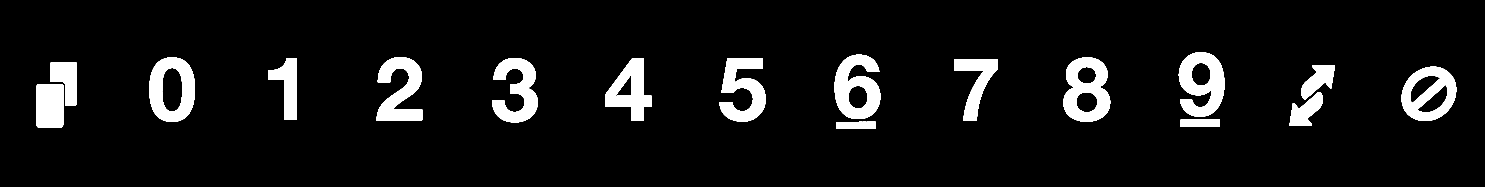
#> input picture templates/templateReal.png, 16328 x 2048 px (shown at 1/11 size)
$ python calibrationOnNano.py
#> lines starting #> are read from the running program, lines starting #| are printed output that depends on the picture; after the words box and inside, x2 and y2 are one past the last pixel; in counts of white or black regions, pixels touching at a corner belong together; pictures that were not available may be replaced by others from this repository, and a replacement may not be noted
### myOwnLibrary.py
import numpy as np
from numpy import asanyarray as ana
import cv2
import feedForwardybackwards as cnn

from matplotlib import pyplot as plt

from scipy import signal
from PIL import Image
# import numba

scaling = 1
cameraWidth = 3264//scaling
cameraHeight = 2464//scaling

boardSize = ()

guessIndex = ['+', *[f'{i}' for i in range(10)], 'r', 's']
template = ana(Image.open('templates/templateReal.png'))[::8,::8]
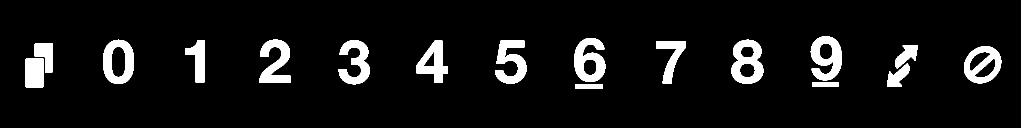
#> template: shape (256, 2041) (shown at 1/2 size); 7.4% white; 17 white regions, largest, box (x1, y1, x2, y2) and area: (1463, 79, 1527, 168) 3382, (1148, 76, 1211, 164) 3319, (1621, 72, 1684, 161) 3311
templateCut = ana(Image.open('templates/templateCutReal.png'))[::8,::8]
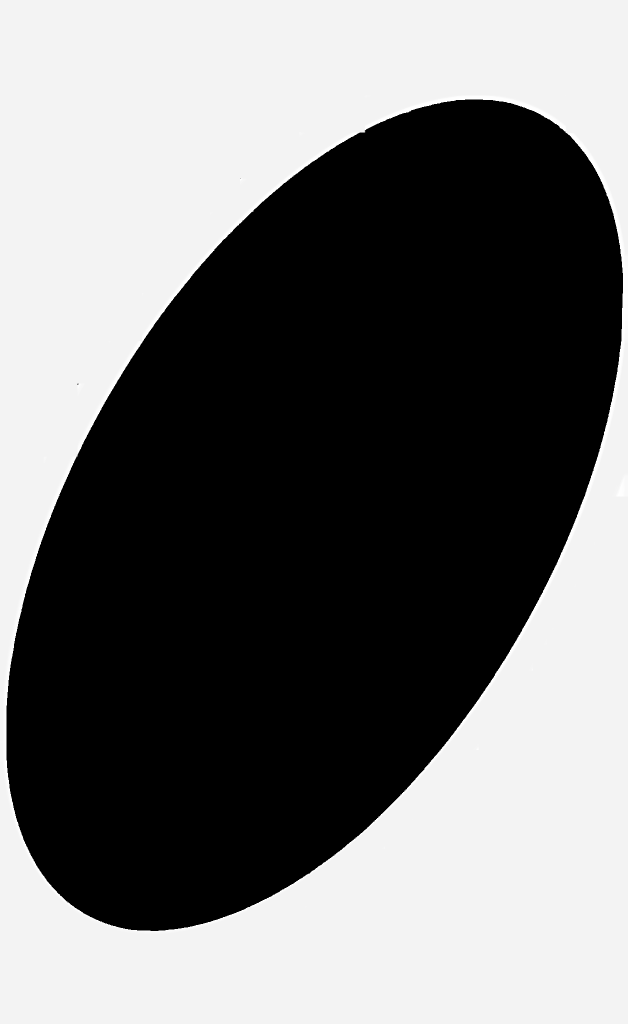
#> input picture templates/templateCutReal.png, 1256 x 2048 px (shown at 1/2 size)
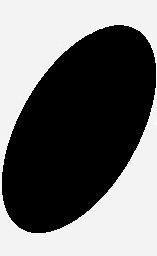
#> templateCut: shape (256, 157); min 0, max 255, mean 113.2
templateCut = np.where(templateCut > 200)
#> templateCut = 18712 positions, rows 0 to 255, columns 0 to 156

dist = ana([-0.0639733628476694, -0.059022840140777, 0, 0, 0.0238818089164303])
mtx = ana([
    [1.734239392051136E3,0,1.667798059392088E3],
    [0,1.729637617052701E3,1.195682065165660E3],
    [0,0,1],
])
deck = []
lookUp = ['0','1','2','3','4','5','6','7','8','9','+','r','s']
angleLookUp = np.load('angleLUT.npy')
#> (reads angleLUT.npy from the repository)
for i in ['r','g','b','y']:
    for j in lookUp:
        deck.append(f'{i}{j}')
# deck.append('w') #Add the wild card, ignoring this shi for now


# [15 lines left out: function normaliseLAB, not called in this run]

def linear_interpolate(v1, v2, fraction):
    return (1 - fraction) * v1 + fraction * v2

# [165 lines left out: functions drawCircle, bilinear_interpolation, scaleImage, UVGrid, rot90, arucoCorners and 4 more, not called in this run]

def rgb2gray(image):
    '''Standard'''
    return np.dot(image[..., :3], [0.2989, 0.5870, 0.1140])

# [100 lines left out: functions rgb2hsv, threshHold, onCardLines, boundingBox, getRadius, rotate and 1 more, not called in this run]

def getRatio(t,b,l,r):
    return (r-l)/(b-t)

def angleLUT(ratio):
    angle = (np.argmin(np.abs(angleLookUp - ratio)))/20
    return angle

# [225 lines left out: functions isolateCard, adjust_contrast, increase_saturation, getCardColour, getCardValue, getRotation and 3 more, not called in this run]

def closestValueInSet(value, setOfValues):
    '''MY OWN but insignificant'''
    return np.argmin(np.abs(setOfValues - value))

# [17 lines left out: functions gaussianKernelGenerator, generateGrid, not called in this run]

# @numba.jit(nopython = True)
def distortionMap(distotionCoefficients = dist, mtx = mtx, width = cameraWidth, height = cameraHeight):
    '''MY OWN and standard'''
    K1 = distotionCoefficients[0]
    K2 = distotionCoefficients[1]
    K3 = distotionCoefficients[4]

    xc = mtx[0][2]
    yc = mtx[1][2]
    fx = mtx[0][0]
    fy = mtx[1][1]
    xd,yd = np.meshgrid(np.arange(width), np.arange(height))

    xu = (xd - xc) / fx
    yu = (yd - yc) / fy
    r2 = xu**2 + yu**2
    xu = xu/(1 + K1*r2 + K2*(r2**2) + K3*(r2**3))
    yu = yu/(1 + K1*r2 + K2*(r2**2) + K3*(r2**3))
    xu = xu*fx + xc
    yu = yu*fy + yc
    yu -= yu.min()
    yu /= yu.max()
    yu *= height-1
    xu -= xu.min()
    xu /= xu.max()
    xu *= width-1

    coordinateMatrix = np.stack((yd,xd), axis=-1)
    xu = xu.astype(int)
    yu = yu.astype(int)
    mask = np.ones((height, width), dtype=bool)
    mask[yu, xu] = False
    inverse = np.zeros((height, width, 2), dtype=int)
    inverse[yu, xu] = coordinateMatrix[yd,xd]

    for i, row in enumerate(mask):
        for j, val in enumerate(row):
            if val and i < height-1 and j < width-1:
                    inverse[i,j] = inverse[i,j+1]

    yu = inverse[:,:,0]
    xu = inverse[:,:,1]

    return yu, xu

# [19 lines of commented-out code are left out]

def unwarpMap(src, dstWidth, dstHeight, imageWidth=cameraWidth, imageHeight=cameraHeight):
    '''MY OWN/REFINED BY GPT'''
    if type(src) != np.ndarray:
        src = ana(src)

    # Destination points (corners of the output image)
    dst = np.array([[0, 0], [0, dstHeight-1], [dstWidth-1, dstHeight-1], [dstWidth-1, 0]])

    # Compute homography matrix
    H = find_homography(src, dst)
    H_inv = np.linalg.inv(H)

    # Generate grid of destination image coordinates
    xd, yd = np.meshgrid(np.arange(dstWidth), np.arange(dstHeight))

    # Convert the grid into homogeneous coordinates (flatten the arrays)
    ones = np.ones_like(xd)
    dst_points = np.stack([xd.ravel(), yd.ravel(), ones.ravel()], axis=0)

    # Apply the inverse homography to the entire grid
    transformed_points = np.dot(H_inv, dst_points)

    # Normalize by the third (homogeneous) coordinate
    transformed_points /= transformed_points[2, :]

    # Get the transformed (x, y) coordinates
    x_transformed = transformed_points[0].reshape(dstHeight, dstWidth)
    y_transformed = transformed_points[1].reshape(dstHeight, dstWidth)

    # Clip the coordinates to be within the image bounds
    x_transformed = np.clip(x_transformed, 0, imageWidth - 1).astype(int)
    y_transformed = np.clip(y_transformed, 0, imageHeight - 1).astype(int)

    # Return the mapping of destination image coordinates to source image coordinates
    return y_transformed, x_transformed

# [14 lines left out: function armCalibrationHomo, not called in this run]


# [20 lines of commented-out code are left out]

def find_homography(src_pts, dst_pts):
    '''STANDARD'''
    A = []
    for i in range(4):
        x, y = src_pts[i][0], src_pts[i][1]
        u, v = dst_pts[i][0], dst_pts[i][1]
        A.append([-x, -y, -1, 0, 0, 0, x*u, y*u, u])
        A.append([0, 0, 0, -x, -y, -1, x*v, y*v, v])

    A = np.array(A)
    # Solve Ah = 0 using SVD
    U, S, Vh = np.linalg.svd(A)
    H = Vh[-1,:].reshape(3,3)

    return H / H[2,2]  # Normalize so that h33 = 1

# [16 lines of commented-out code are left out]

def getFinalTransform(yw,xw,yu,xu):
    '''MY OWN'''
    temp = np.stack((yu, xu), axis=-1)
    temp = temp[yw, xw]
    y,x = temp[:,:,0],temp[:,:,1]
    return y,x

# [227 lines left out: functions FFT, rollRight, overlayImage, rotatePoints, convolveMultiplication, positive and 6 more, not called in this run]

def distance(point1, point2):
    return np.sqrt((point1[0]-point2[0])**2 + (point1[1]-point2[1])**2)

# [16 lines of commented-out code are left out]

def gstreamer_pipeline(
    sensor_id=0,
    capture_width=cameraWidth,
    capture_height=cameraHeight,
    display_width=cameraWidth,
    display_height=cameraHeight,
    framerate=1,
    flip_method=0,
):
    return (
        #
        'nvarguscamerasrc sensor-id=%d exposuretimerange=\"13400000 13400000\" gainrange=\"10 10\" aelock=true tnr-strength=1 ! '
        'video/x-raw(memory:NVMM), '
        'width=(int)%d, height=(int)%d, '
        'format=(string)NV12, framerate=(fraction)%d/1 ! '
        'nvvidconv flip-method=%d ! '
        'video/x-raw, width=(int)%d, height=(int)%d, format=(string)BGRx ! '
        'videoconvert ! '
        'video/x-raw, format=(string)BGR ! appsink drop=True' % (sensor_id,
                                                               capture_width, capture_height, framerate, flip_method,
                                                               display_width, display_height))

### calibrationOnNano.py
import numpy as np
from numpy import asanyarray as ana
import myOwnLibrary as myJazz
import cv2

def rawFootage():
    frameName = 'Framing Camera'
    video_capture = cv2.VideoCapture(myJazz.gstreamer_pipeline(flip_method=0), cv2.CAP_GSTREAMER)
    if video_capture.isOpened():
        try:
            window_handle = cv2.namedWindow(frameName, cv2.WINDOW_AUTOSIZE)
            while True:
                ret_val, frame = video_capture.read()
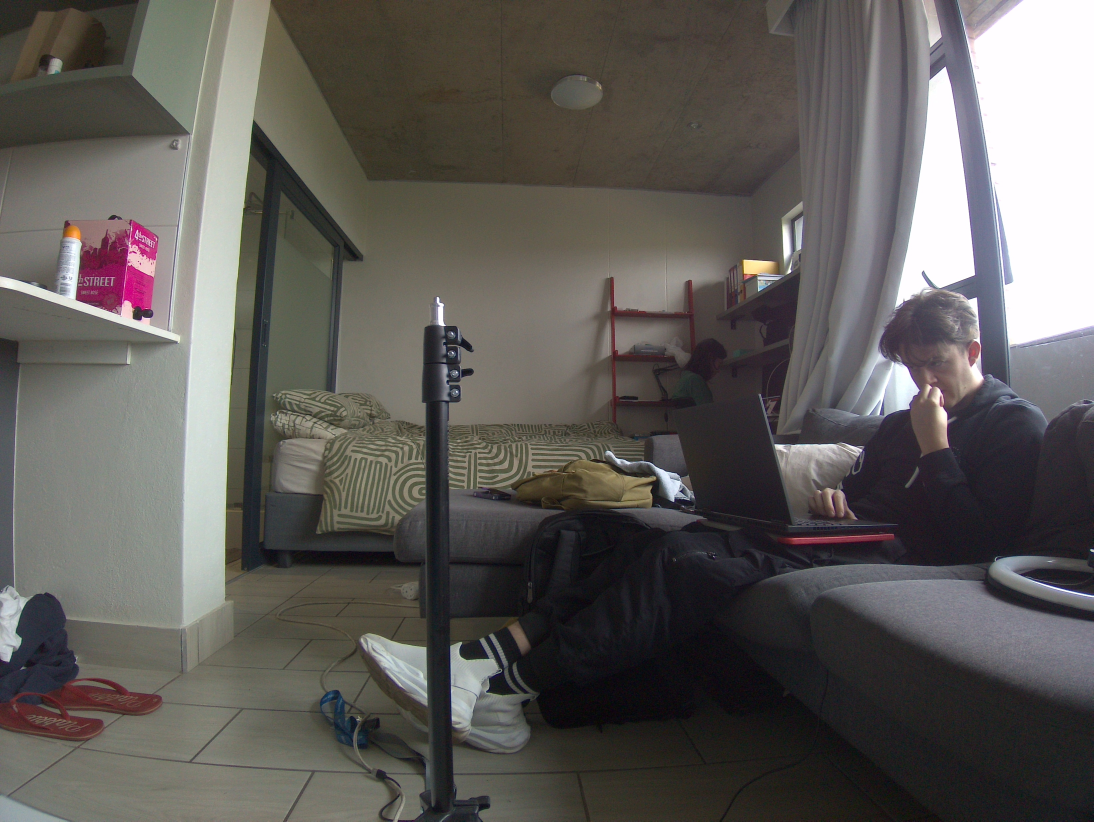
#> input picture test.jpg, 3280 x 2464 px, given in place of x-raw, format=(string)BGR ! appsink drop=True, which was not available (shown at 1/3 size)
#> frame is the input picture: shape (2464, 3280, 3); mean B, G, R 89.1, 92.4, 95.5

                if cv2.getWindowProperty(frameName, cv2.WND_PROP_AUTOSIZE) >= 0:
                    cv2.imshow(frameName,frame[::4,::4,:])
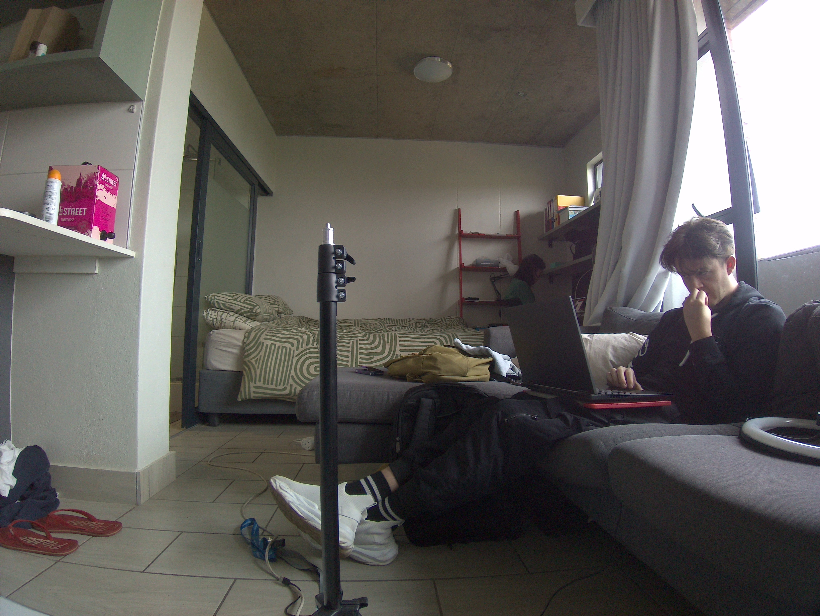
#> window 'Framing Camera': shape (616, 820, 3); mean B, G, R 89.1, 92.3, 95.5
                else:
                    break

                key = cv2.waitKey(10) & 0xFF
#> (key q is pressed here)
                if key == ord('1'):
                    break
        finally:
            video_capture.release()
            cv2.destroyAllWindows()
    else:
        print('Failed to open camera')

def unDistortedFootage():
    temp = 0
    frameName = 'Undistorted Frame'
    print('Calculating Distortion')
    yu, xu = myJazz.distortionMap()
    video_capture = cv2.VideoCapture(myJazz.gstreamer_pipeline(flip_method=0), cv2.CAP_GSTREAMER)
    if video_capture.isOpened():
        try:
            window_handle = cv2.namedWindow(frameName, cv2.WINDOW_AUTOSIZE)
            while True:
                ret_val, frame = video_capture.read()
                frame = frame[yu,xu]
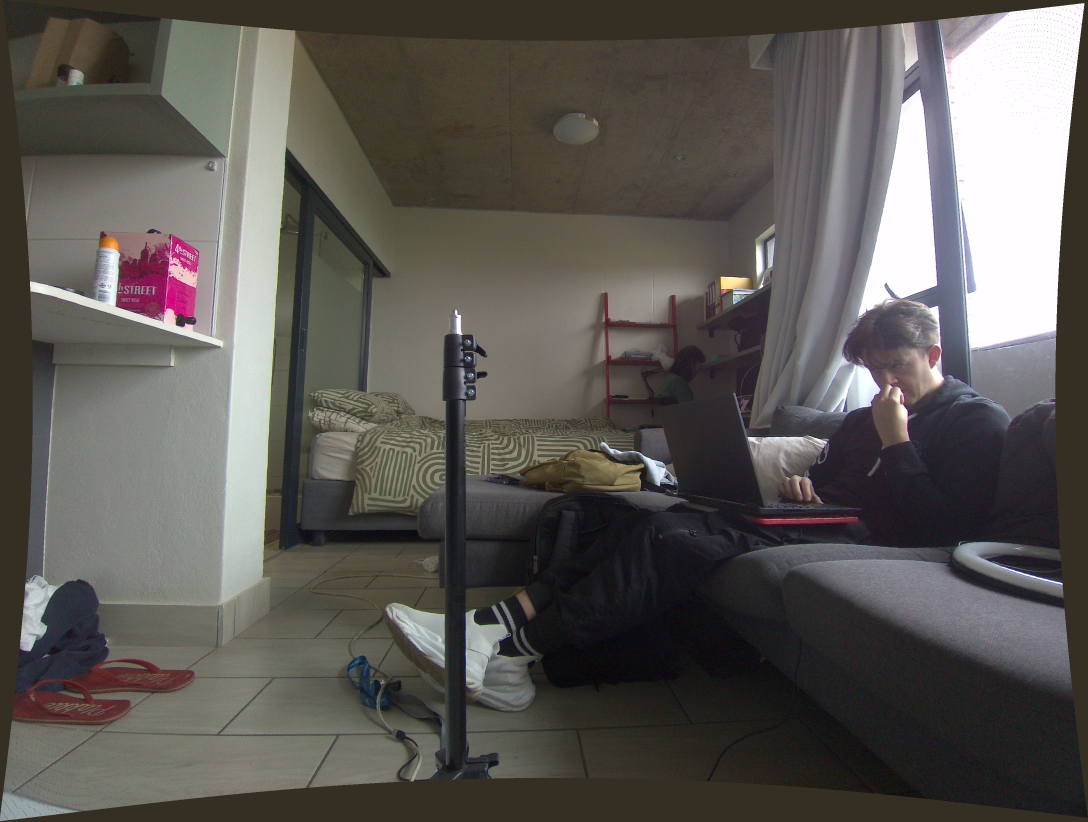
#> frame: shape (2464, 3264, 3) (shown at 1/3 size); mean B, G, R 84.9, 89, 92.4
                temp = frame.copy()

                if cv2.getWindowProperty(frameName, cv2.WND_PROP_AUTOSIZE) >= 0:
                    cv2.imshow(frameName,frame[::4,::4,:])
                else:
                    break

                key = cv2.waitKey(10) & 0xFF
                if key == ord('2'):
                    break
        finally:
            video_capture.release()
            cv2.destroyAllWindows()
            return temp
    else:
        print('Failed to open camera')

mouse_x, mouse_y = 0,0
def update_coordinates(event, x, y, flags, param):
    global mouse_x, mouse_y
    if event == cv2.EVENT_MOUSEMOVE:  # Mouse is moving
        if x > 0 and y > 0:
            mouse_x, mouse_y = x, y

def calculatePoints(og: np.ndarray):
    points = [[0,0],[0,0],[0,0],[0,0]]
    global mouse_x, mouse_y
    ySize, xSize = og.shape[0], og.shape[1]
#> ySize = 2464; xSize = 3264
    windowWidth = 301
    windowHeight = 301
    frameName = 'Undistorted Frame'
    try:
        window_handle = cv2.namedWindow(frameName, cv2.WINDOW_AUTOSIZE)
        cv2.setMouseCallback(frameName, update_coordinates)
        while True:
            scaleY, scaleX = int((ySize/windowHeight)*mouse_y), int((xSize/windowWidth)*mouse_x)
#> scaleY = 0; scaleX = 0
            frame = og[scaleY:scaleY+windowHeight, scaleX:scaleX+windowWidth, :].copy()
#> frame: shape (301, 301, 3)
            frame[150,:] = 255-frame[150,:]
            frame[:,150] = 255-frame[:,150]
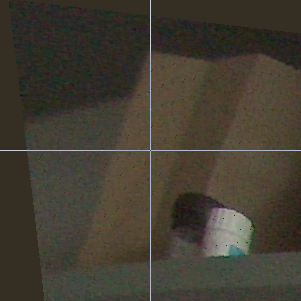
#> frame: shape (301, 301, 3); mean B, G, R 50.1, 61.6, 67.1
            if cv2.getWindowProperty(frameName, cv2.WND_PROP_AUTOSIZE) >= 0:
                cv2.imshow(frameName,frame)
            else:
                break
            key = cv2.waitKey(10) & 0xFF
            if key == ord('1'):
                points[0] = [scaleY+150,scaleX+150][:]
                print('top left')
            elif key == ord('2'):
                points[1] = [scaleY+150,scaleX+150][:]
                print('bottom left')
            elif key == ord('3'):
                points[2] = [scaleY+150,scaleX+150][:]
                print('bottom right')
            elif key == ord('4'):
                points[3] = [scaleY+150,scaleX+150][:]
                print('top right')
            elif key == ord('5'):
                for i in range(4):
                    points[i] = points[i][::-1]
                break

    finally:
        cv2.destroyAllWindows()
        return points

def finalFootage():
    yuw, xuw = np.load('yMap.npy'), np.load('xMap.npy')
    frameName = 'Final Board Frame'
    video_capture = cv2.VideoCapture(myJazz.gstreamer_pipeline(flip_method=0), cv2.CAP_GSTREAMER)
    if video_capture.isOpened():
        try:
            window_handle = cv2.namedWindow(frameName, cv2.WINDOW_AUTOSIZE)
            while True:
                ret_val, frame = video_capture.read()
                frame = frame[yuw,xuw]
                if cv2.getWindowProperty(frameName, cv2.WND_PROP_AUTOSIZE) >= 0:
                    cv2.imshow(frameName,frame[::2, ::2])
                else:
                    break

                key = cv2.waitKey(10) & 0xFF
                if key == ord('q'):
                    break
        finally:
            video_capture.release()
            cv2.destroyAllWindows()
    else:
        print('Failed to open camera')

if __name__ == '__main__':
    boardSize = (517*2, 605*2)
    print(myJazz.gstreamer_pipeline(flip_method=0))
    rawFootage()
    snap = unDistortedFootage()
    corners = calculatePoints(snap)
#> corners = [[0, 0], [0, 0], [0, 0], [0, 0]]
    yu,xu = myJazz.distortionMap()
    yw,xw = myJazz.unwarpMap(corners, *boardSize)
#> after the loop in find_homography, `for i in range(4):`: A = [[0, 0, -1, 0, 0, 0, 0, 0, 0], [0, 0, 0, 0, 0, -1, 0, 0, 0], [0, 0, -1, 0, 0, 0, 0, 0, 0], [0, 0, 0, 0, 0, -1, 0, 0, 1209], [0, 0, -1, 0, 0, 0, 0, 0, 1033], [0, 0, 0, 0, 0, -1, 0, 0, 1209], [0, 0, -1, 0, 0, 0, 0, 0, 1033], [0, 0, 0, 0, 0, -1, 0, 0, 0]]
#> in find_homography, `U, S, Vh = np.linalg.svd(A)`: S = [2248.9, 2, 1.41, 0, 0, 0, 0, 0]
#> in find_homography, `H = Vh[-1,:].reshape(3,3)`: H = [[0, -1, 0], [0, 0, 0], [0, 0, 0]]
#> in unwarpMap, `H = find_homography(src, dst)`: H = [[nan, -inf, nan], [nan, nan, nan], [nan, nan, nan]]
#> in unwarpMap, `H_inv = np.linalg.inv(H)`: H_inv = [[nan, nan, nan], [nan, nan, nan], [nan, nan, nan]]
#> in unwarpMap, `x_transformed = transformed_points[0].reshape(dstHeight, dstWidth)`: x_transformed: shape (1210, 1034) float64; every value is NaN or infinite
#> in unwarpMap, `x_transformed = np.clip(x_transformed, 0, imageWidth - 1).astype(int)`: x_transformed: shape (1210, 1034) int64; every value is -9.22e+18
#> (the run stopped early here; a loop or call above may not have finished)
